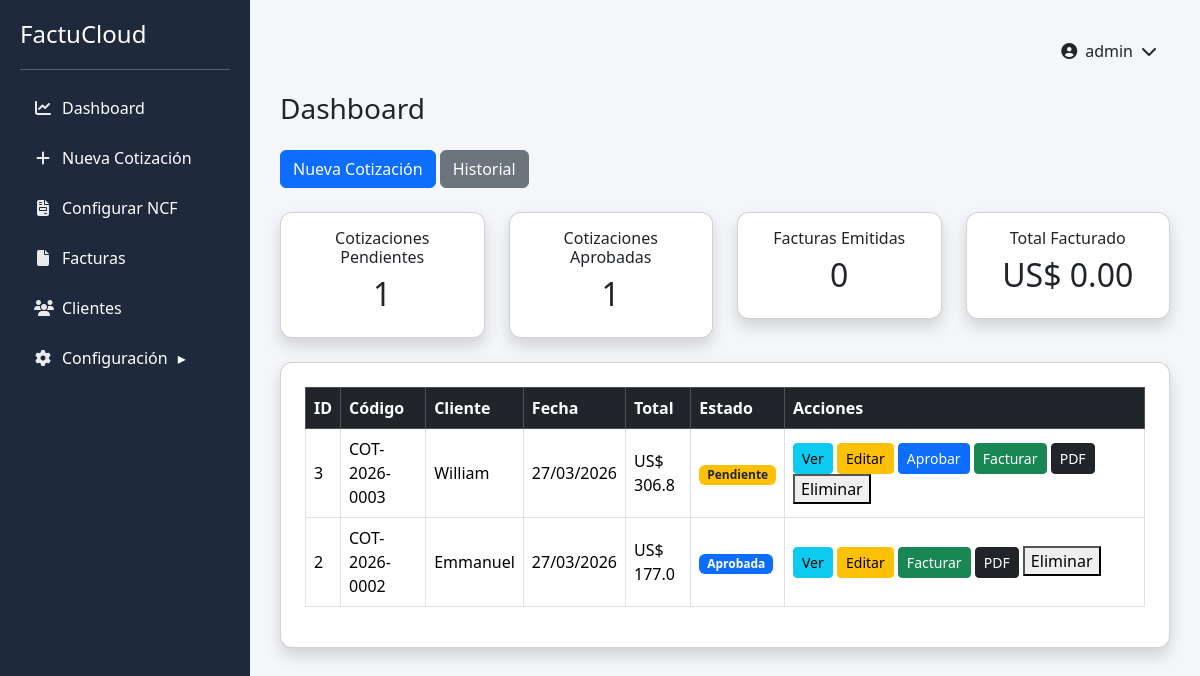
Page / (signed in) on the earlier database version.
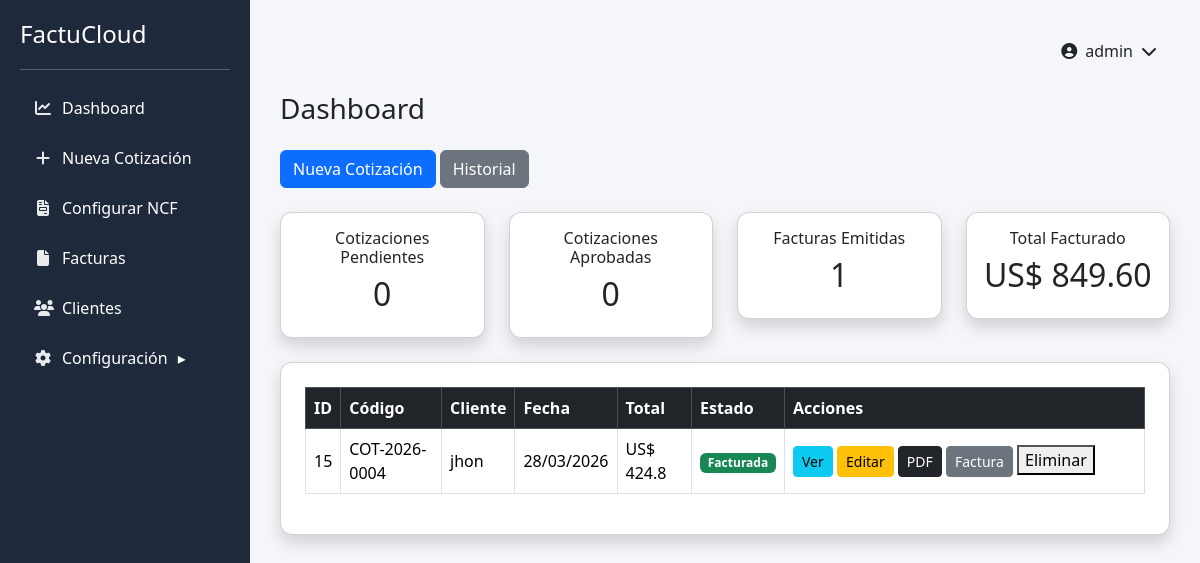
Same page on the later database version.
### tables this page shows
CREATE TABLE cotizaciones (
        id INTEGER PRIMARY KEY AUTOINCREMENT,
        codigo TEXT,
        cliente TEXT,
        rnc TEXT,
        telefono TEXT,
        correo TEXT,
        fecha TEXT,
        subtotal REAL,
        itbis REAL,
        total REAL,
        estado TEXT
    );

### app.py (the view)
@app.route("/")
def index():
    if "usuario" not in session:
        return redirect(url_for("login"))
    buscar = request.args.get("buscar")
    conn = get_db()
    if buscar:
        cotizaciones = conn.execute("""
        SELECT * FROM cotizaciones
        WHERE estado != 'Eliminada'
        AND cliente LIKE ?
        ORDER BY id DESC
        """, ("%" + buscar + "%",)).fetchall()
    else:
        cotizaciones = conn.execute("""
        SELECT * FROM cotizaciones
        WHERE estado != 'Eliminada'
        ORDER BY id DESC
        """).fetchall()
    pendientes = conn.execute("""
    SELECT COUNT(*) FROM cotizaciones
    WHERE estado='Pendiente'
    """).fetchone()[0]
    aprobadas = conn.execute("""
    SELECT COUNT(*) FROM cotizaciones
    WHERE estado='Aprobada'
    """).fetchone()[0]
    facturadas = conn.execute("""
    SELECT COUNT(*) FROM cotizaciones
    WHERE estado='Facturada'
    """).fetchone()[0]
    total_facturado = conn.execute("""
    SELECT SUM(total) FROM facturas
    """).fetchone()[0]
    if total_facturado is None:
        total_facturado = 0
    conn.close()
    return render_template(
        "index.html",
        cotizaciones=cotizaciones,
        pendientes=pendientes,
        aprobadas=aprobadas,
        facturadas=facturadas,
        total_facturado=total_facturado
    )

### app.py (called while the page is built)
def get_db():
    conn = sqlite3.connect("database.db")
    conn.row_factory = sqlite3.Row
    return conn

@app.context_processor
def inject_user():
    return dict(usuario=session.get("usuario"))

### templates/index.html (shortened to what this page needs)
{% extends "base.html" %}
{% block content %}
<h3 class="mb-4">Dashboard</h3>
<div class="d-flex justify-content-between mb-4">
    <div>
        <a href="/nueva" class="btn btn-primary">
            Nueva Cotización
        </a>
        <a href="/historial" class="btn btn-secondary">
            Historial
        </a>
    </div>
</div>
<div class="row mb-4">
    <div class="col-md-3">
        <div class="card shadow text-center p-3">
            <h6>Cotizaciones Pendientes</h6>
            <h2>{{ pendientes }}</h2>
        </div>
    </div>
    <div class="col-md-3">
        <div class="card shadow text-center p-3">
            <h6>Cotizaciones Aprobadas</h6>
            <h2>{{ aprobadas }}</h2>
        </div>
    </div>
    <div class="col-md-3">
        <div class="card shadow text-center p-3">
            <h6>Facturas Emitidas</h6>
            <h2>{{ facturadas }}</h2>
        </div>
    </div>
    <div class="col-md-3">
        <div class="card shadow text-center p-3">
            <h6>Total Facturado</h6>
            <h2>US$ {{ "%.2f"|format(total_facturado) }}</h2>
        </div>
    </div>
</div>
<div class="card shadow p-4">
<div class="table-responsive">
<table class="table table-bordered table-hover align-middle">
<thead class="table-dark">
<tr>
<th>ID</th>
<th>Código</th>
<th>Cliente</th>
<th>Fecha</th>
<th>Total</th>
<th>Estado</th>
<th width="360">Acciones</th>
</tr>
</thead>
<tbody>
{% for cotizacion in cotizaciones %}
<tr>
<td>{{ cotizacion.id }}</td>
<td>{{ cotizacion.codigo }}</td>
<td>{{ cotizacion.cliente }}</td>
<td>{{ cotizacion.fecha }}</td>
<td>
US$ {{ cotizacion.total }}
</td>
<td>
{% if cotizacion.estado == "Pendiente" %}
<span class="badge bg-warning text-dark">
Pendiente
</span>
{% elif cotizacion.estado == "Aprobada" %}
<span class="badge bg-primary">
Aprobada
</span>
{% elif cotizacion.estado == "Facturada" %}
<span class="badge bg-success">
Facturada
</span>
{% endif %}
</td>
<td>
<a href="/detalle/{{ cotizacion.id }}" class="btn btn-sm btn-info">
Ver
</a>
<a href="/editar_cotizacion/{{ cotizacion.id }}" class="btn btn-sm btn-warning">
Editar
</a>
{% if cotizacion.estado == "Pendiente" %}
<a href="/aprobar/{{ cotizacion.id }}" class="btn btn-sm btn-primary">
Aprobar
</a>
{% endif %}
{% if cotizacion.estado != "Facturada" %}
<a href="/facturar/{{ cotizacion.id }}" class="btn btn-sm btn-success">
Facturar
</a>
{% endif %}
<a href="/cotizacion_pdf/{{ cotizacion.id }}"
class="btn btn-sm btn-dark">
PDF
</a>
{% if cotizacion.estado == "Facturada" %}
<a href="/factura_pdf/{{ cotizacion.id }}"
class="btn btn-sm btn-secondary">
Factura
</a>
{% endif %}
<form action="/eliminar_cotizacion/{{ cotizacion.id }}" method="POST" style="display:inline;">
    <button class="btn-danger" type="submit"
        onclick="return confirm('¿Seguro que deseas eliminar esta cotización?')">
        Eliminar
    </button>
</form>
</td>
</tr>
{% endfor %}
</tbody>
</table>
</div>
</div>
{% endblock %}

Differences in the rows shown:
removed cotizaciones: id "3", codigo "COT-2026-0003", cliente "William", fecha "27/03/2026", total "306.8", estado "Pendiente"
no longer on this page (row edited): cotizaciones: id "2", codigo "COT-2026-0002", cliente "Emmanuel", fecha "27/03/2026", total "177.0", estado "Aprobada"
added cotizaciones: id "15", codigo "COT-2026-0004", cliente "jhon", fecha "28/03/2026", total "424.8", estado "Facturada"
Other differences:
{{ pendientes }}: "1" → "0"
{{ aprobadas }}: "1" → "0"
{{ facturadas }}: "0" → "1"
{{ "%.2f"|format(total_facturado) }}: "0.00" → "849.60"
